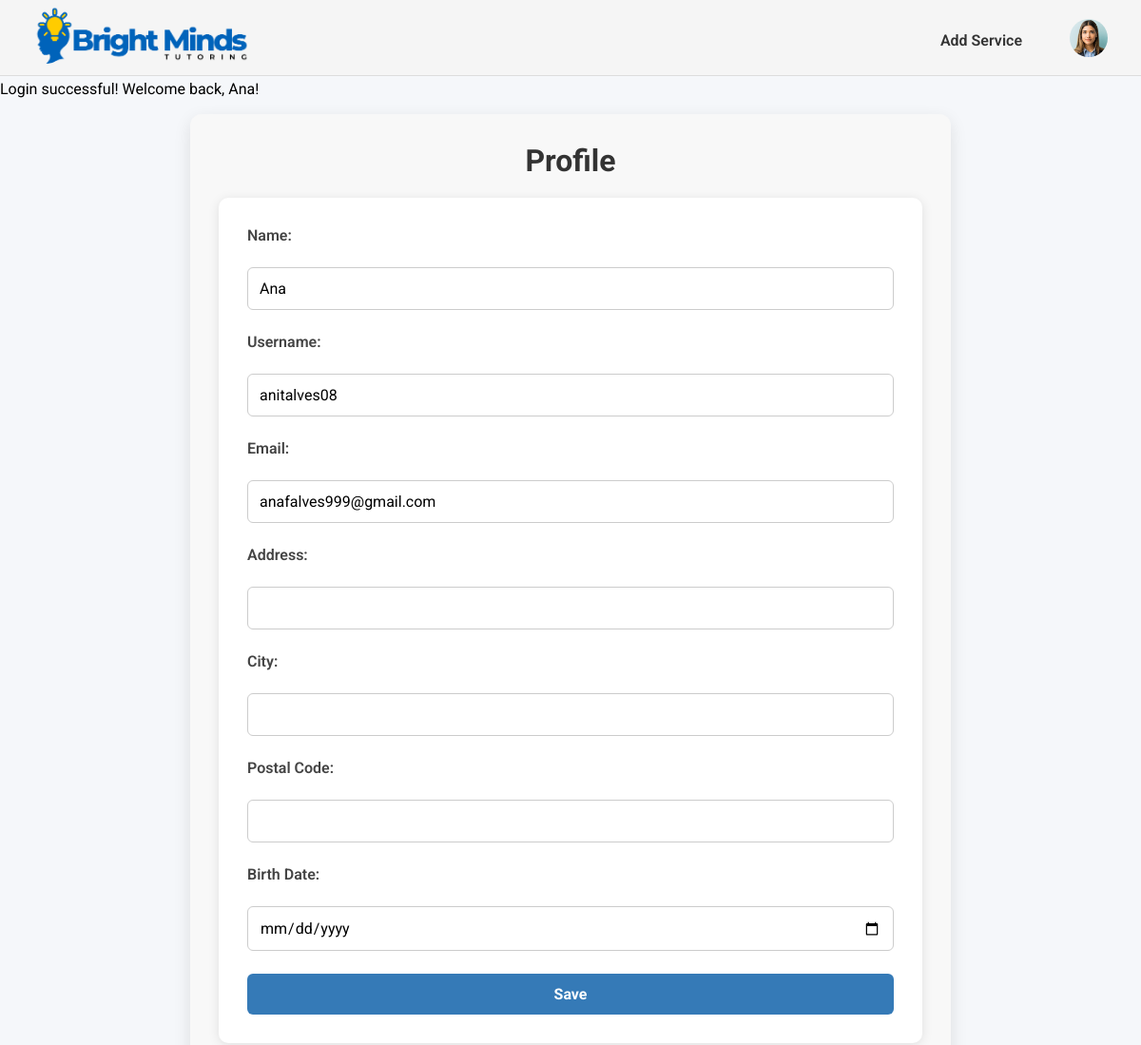
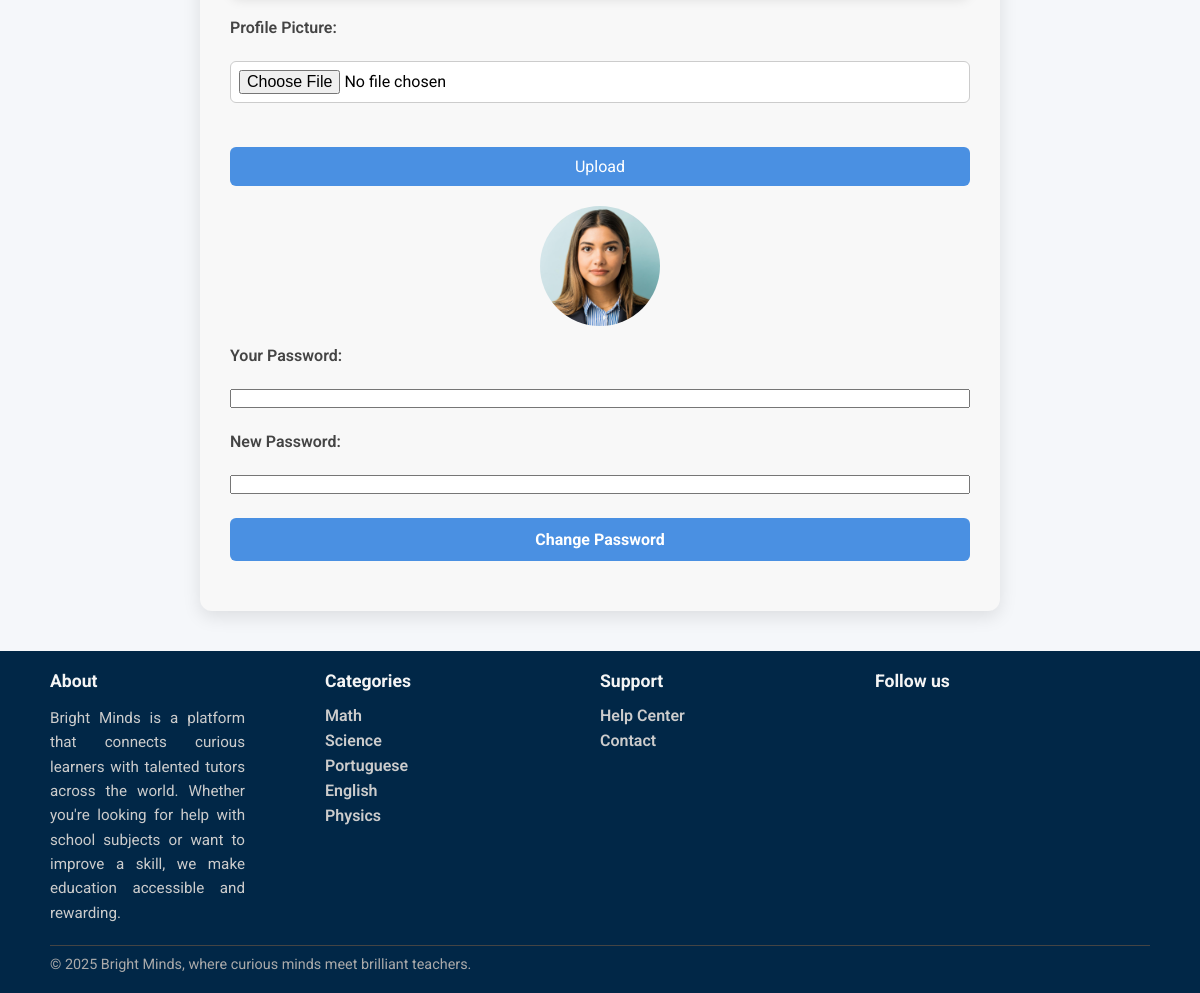
Page /pages/profile.php (signed in) on the committed database (2 pictures, top to bottom).
### tables this page shows
CREATE TABLE User (
    user_id INTEGER PRIMARY KEY,
    username TEXT UNIQUE NOT NULL,
    name TEXT NOT NULL,
    birth_date DATE,
    email TEXT UNIQUE NOT NULL,
    password TEXT NOT NULL,
    usertype TEXT CHECK(usertype IN ('student', 'tutor', 'admin')) NOT NULL,
    address TEXT,
    postal_code TEXT,
    city TEXT,
    registration_date DATE NOT NULL,
    profile_image TEXT
);

CREATE TABLE Category(
    category_name TEXT PRIMARY KEY
);

### pages/profile.php (called while the page is built)
<?php
    require_once(__DIR__. '/../templates/common.tpl.php');
    require_once(__DIR__. '/../templates/user.tpl.php');
    require_once(__DIR__.'/../database/connection.db.php');
    require_once(__DIR__.'/../database/categories.php');
    $session = new Session();
    $db = getDatabaseConnection();
    $categories  = getAllCategories($db);
    $user = User::getUserbyId($db,intval($session->getId()));
    drawHeader($session);
    drawEditProfile($user, $session);
    drawFooter($categories);
?>

### utils/session.php (called while the page is built, shortened)
<?php
  class Session {
    private array $messages;
    public function __construct() {
      $this->messages = isset($_SESSION['messages']) ? $_SESSION['messages'] : array();
    }
    public function isLoggedIn() : bool {
      return isset($_SESSION['id']);
    }
    public function getId() : ?int {
      return isset($_SESSION['id']) ? $_SESSION['id'] : null;
    }
    public function getUserType() : ?string {
      return isset($_SESSION['user_type']) ? $_SESSION['user_type'] : null;
    }
    public function getPhoto(): ?string{
      return isset($_SESSION['photo']) ? $_SESSION['photo'] : null;
    }
    public function getMessages() {
      return $this->messages;
    }
  }
?>

### database/user.class.php (called while the page is built, shortened)
<?php
  class User {
    public function __construct(int $id, string $username, string $name, string $email, string $password, string $user_type, string $registration_date, ?string $birth_date, ?string $address, ?string $postal_code, ?string $city, ?string $profile_image) {
      $this->username = $username;
      $this->name= $name;
      $this->email = $email;
      $this->birth_date= $birth_date;
      $this->address = $address;
      $this->postal_code = $postal_code;
      $this->city=$city;
    }
    static function getUserbyId(PDO $db, int $id) : User {
      $stmt = $db->prepare('SELECT * FROM User WHERE user_id = ?');
      $stmt->execute(array($id));
      $user = $stmt->fetch();
      return new User(
          intval($user['user_id']),
          $user['username'],
          $user['name'],
          $user['email'],
          $user['password'],
          $user['usertype'],
          $user['registration_date'],
          $user['birth_date'],
          $user['address'],
          $user['postal_code'],
          $user['city'],
          $user['profile_image']
        );
    }
  }
?>

### database/categories.php (called while the page is built, shortened)
<?php
  function getAllCategories(PDO $db) {
    $stmt = $db->prepare('SELECT category_name
                          FROM Category');
    $stmt->execute();
    return $stmt->fetchAll();
  }
?>

### templates/user.tpl.php (the view, shortened to what this page needs)
<?php
  require_once(__DIR__. '/../utils/session.php');
  require_once(__DIR__.'/../database/user.class.php');
?>
<?php function drawEditProfile(User $user,Session $session){ ?>
  <section id="editProfile">
    <h2>Profile</h2>
    <form action="../actions/action_edit_profile.php" method="post" class="profile">
        <label for="name">Name:</label>
        <input id="name" type="text" name="name" value="<?=htmlspecialchars($user->name)?>">
        <label for="username">Username:</label>
        <input id="username" type="text" name="username" value="<?=htmlspecialchars($user->username)?>">
        <label for="email">Email:</label>
        <input id="email" type="text" name="email" value="<?=htmlspecialchars($user->email)?>">
        <label for="address">Address:</label>
        <input id="address" type="text" name="address" value="<?=htmlspecialchars($user->address)?>">
        <label for="city">City:</label>
        <input id="city" type="text" name="city" value="<?=htmlspecialchars($user->city)?>">
        <label for="postal_code">Postal Code:</label>
        <input id="postal_code" type="text" name="postal_code" value="<?=htmlspecialchars($user->postal_code)?>">
        <label for="birth_date">Birth Date:</label>
        <input id="birth_date" type="date" name="birth_date" value="<?=htmlspecialchars($user->birth_date)?>">
        <button type="submit">Save</button>
    </form>
    <form action="../actions/action_uploadPhoto.php" method="post" enctype="multipart/form-data">
        <label>Profile Picture:</label>
          <input type="file" name="image">
        <input type="submit" value="Upload">
      </form>
      <img src="<?= $session->getPhoto() ?>" alt="Profile image" >
      <form action="../actions/action_changePassword.php" method="post">
        <label for="your_password">Your Password:</label>
        <input type="password" name="password" required>
        <label for="new_password">New Password:</label>
        <input type="password" name="new_password" required>
        <button type="submit">Change Password</button>
      </form>
  </section>
<?php } ?>

### templates/common.tpl.php (shortened to what this page needs)
<?php
    require_once(__DIR__. '/../utils/session.php');
    require_once(__DIR__.'/../database/user.class.php');
?>
<?php function drawHeader(Session $session){ ?>
    <!DOCTYPE html>
    <html>
        <head>
            <link rel="stylesheet" href="../css/style.css">
            <link rel="stylesheet" href="../css/profile.css">
            <link rel="stylesheet" href="../css/services.css">
            <link rel="stylesheet" href="../css/service_detail.css">
            <link rel="stylesheet" href="../css/admin.css">
            <link rel="stylesheet" href="../css/services_manage.css">
            <link rel="stylesheet" href="../css/client_booking.css">
            <link rel="stylesheet" href="../css/message.css">
        </head>
        <body>
            <header>
                <nav>
                    <a href="../pages/index.php"><img id="logo" src="../docs/BrightMinds_logo.png" alt="BrightMinds Logo"></a>
                    <?php
                        if($session->isLoggedIn()) drawUserNav($session);
                        else drawVisitorNav();
                    ?>
                </nav>
                <section id="messages">
                    <?php foreach ($session->getMessages() as $messsage) { ?>
                        <article class="<?=$messsage['type']?>">
                            <?=$messsage['text']?>
                        </article>
                    <?php } ?>
                </section>
            </header>
            <main>
<?php } ?>
<?php function drawUserNav(Session $session) { ?>
    <div class="user-nav">
        <?php if($session->getUserType()==='student'){ ?>
            <a href="../pages/become_freelancer.php">Become a Tutor</a>
        <?php } else { ?>
            <a href="../pages/add_service.php">Add Service</a>
        <?php } ?>
        <div class="profile-dropdown">
            <button type="button" class="profile-button" onclick="toggleProfileMenu()">
                <img src="<?= $session->getPhoto() ?>" alt="Profile image" class="profile-image">
            </button>
        </div>
    </div>
<?php } ?>
<?php function drawFooter(array $categories){ ?>
            </main>
            <footer>
                <div class="footer-content">
                    <section class="footer-column">
                        <h3>About</h3>
                        <p class="footer-about">
                            Bright Minds is a platform that connects curious learners with talented tutors across the world.
                            Whether you're looking for help with school subjects or want to improve a skill, we make education accessible and rewarding.
                        </p>
                    </section>
                    <section class="footer-column">
                        <h3>Categories</h3>
                        <ul>
                            <?php foreach($categories as $category){ ?>
                                <li>
                                    <a href=""><?=$category['category_name']?>
                                    </a>
                                </li>
                            <?php } ?>
                        </ul>
                    </section>
                    <section class="footer-column">
                        <h3>Support</h3>
                        <ul>
                            <li><a href="#">Help Center</a></li>
                            <li><a href="#">Contact</a></li>
                        </ul>
                    </section>
                    <section class="footer-column">
                        <h3>Follow us</h3>
                    </section>
                    <div class="footer-bottom">
                        <hr>
                        <p>© 2025 Bright Minds, where curious minds meet brilliant teachers.</p>
                    </div>
                </div>
            </footer>
        </body>
    </html>
<?php } ?>

### css/style.css (style rules this page uses)
* { font-family: "Roboto"; margin:0; padding:0; box-sizing: border-box; }
body { background-color: #f5f7fa; }
header { font-family: "Roboto"; font-style: normal; background-color: whitesmoke; border-bottom: 1px solid #ddd; height: 80px; width: 100%; position: sticky; top:0; left:0; }
nav { display: flex; align-items: center; justify-content: space-between; padding: 5px 35px; }
#logo { height:70px; width: auto; }
a { text-decoration:none; }
.visitor-nav-links li a, .user-nav a { color: #333; font-weight: 600; font-size: 16px; }
.user-nav { display: flex; align-items: center; gap: 50px; }
.user-nav > a { color: #333; font-weight: 600; font-size: 16px; }
.profile-button { background:none; border:none; cursor:pointer; padding:0; }
.profile-image { width: 40px; height: 40px; border-radius: 50%; object-fit: cover; }
.profile-dropdown { position: relative; }
footer { font-family: "Roboto", sans-serif; background-color: #012747; color: #fff; padding: 20px 50px; }
.footer-content { display:grid; grid-template-columns: repeat(4, 1fr); grid-template-rows: auto auto; row-gap: 20px; }
.footer-about { font-size: 0.95rem; line-height: 1.6; text-align: justify; color: #ccc; max-width: 280px; }
.footer-column:first-child { padding-right: 80px; }
.footer-bottom { grid-column: 1 / -1; }
.footer-column h3 { font-size: 1.1rem; margin-bottom: 15px; color: #f5f5f5; }
.footer-column ul { list-style: none; }
.footer-column ul li { margin-bottom: 6px; }
.footer-column ul li a { text-decoration: none; color: #ccc; }
.footer-bottom { text-align: start; font-size: 0.9rem; color: #aaa; }
.footer-bottom hr { border: none; border-top: 1px solid #444; margin-bottom: 10px; }

### css/profile.css (style rules this page uses)
* { font-family: 'Roboto', sans-serif; margin: 0; padding: 0; box-sizing: border-box; }
#editProfile { max-width: 800px; margin: 40px auto; padding: 30px; background-color: #f8f8f8; border-radius: 12px; box-shadow: 0 6px 18px rgba(0, 0, 0, 0.1); }
h2 { font-size: 2rem; color: #333; margin-bottom: 20px; text-align: center; }
#editProfile form { display: flex; flex-direction: column; gap: 1.5rem; margin-bottom: 20px; }
label { font-size: 1rem; color: #444; font-weight: 600; }
input[type="text"], input[type="date"], textarea, select { padding: 12px; font-size: 1rem; border: 1px solid #ccc; border-radius: 6px; background-color: #fff; transition: border-color 0.3s ease, background-color 0.3s ease; }
button[type="submit"] { padding: 12px; background-color: #4a90e2; color: white; border: none; border-radius: 6px; font-size: 1rem; font-weight: bold; cursor: pointer; transition: background-color 0.3s ease; width: 100%; }
#editProfile img { width: 120px; height: 120px; object-fit: cover; border-radius: 50%; margin: 20px auto; display: block; }
input[type="file"] { padding: 8px; margin-bottom: 20px; cursor: pointer; font-size: 1rem; border: 1px solid #ccc; border-radius: 6px; background-color: #fff; width: 100%; }
input[type="submit"] { padding: 10px 20px; background-color: #4a90e2; color: white; border: none; border-radius: 6px; font-size: 1rem; cursor: pointer; transition: background-color 0.3s ease; width: 100%; }
.profile { gap: 1rem; }
#editProfile .profile { gap: 1.5rem; background-color: #fff; padding: 30px; border-radius: 10px; box-shadow: 0 2px 12px rgba(0, 0, 0, 0.1); }
#editProfile .profile input[type="text"], #editProfile .profile textarea { width: 100%; }
#editProfile .profile button { background-color: #357ab7; width: 100%; padding: 12px; color: white; border: none; border-radius: 6px; font-size: 1rem; font-weight: bold; cursor: pointer; }

### css/services_manage.css (style rules this page uses)
a { color: #0066cc; text-decoration: none; }

### css/client_booking.css (style rules this page uses)
a { color: #0066cc; text-decoration: none; font-weight: 600; }

### rows in the picture
user: name "Ana", username "anitalves08", email "anafalves999@gmail.com"
category: category_name "Math"
category: category_name "Science"
category: category_name "Portuguese"
category: category_name "English"
category: category_name "Physics"

### other values in the picture
$messsage['text'] "Login successful! Welcome back, Ana!"
